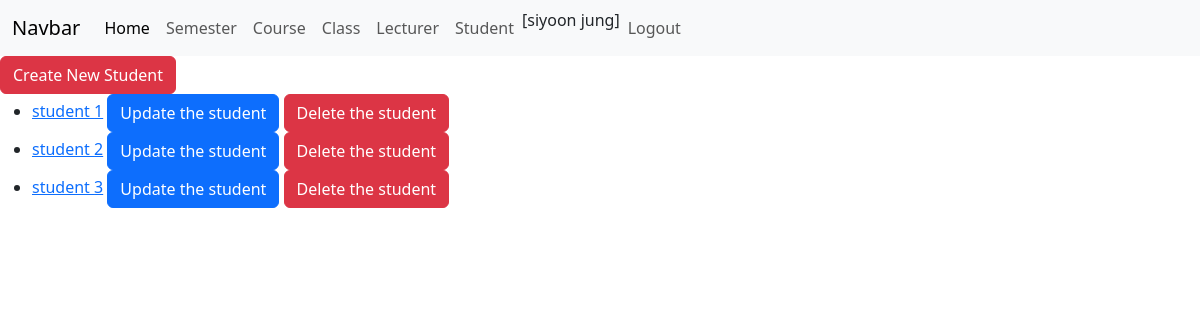
The app's page /students (signed in) with its own data.
### attendance/models.py (models this page shows, shortened)
class Student(models.Model):
    dob = models.DateField()
    studentInfo = models.OneToOneField(User, on_delete=models.CASCADE)

### attendance/views.py (the view)
# urls.py: path("students", list_students, name="students"),
def list_students(request):
    data = Student.objects.all()
    content = {'students': data}
    return render(request, "list_students.html", content)

### attendance/templates/list_students.html (shortened to what this page needs)
{%  extends "base.html" %}
{%  block content %}
    {% if user.is_authenticated and user.is_staff %}
    <a href="{% url 'register_user_student' %}" class="btn btn-danger">Create New Student</a>
    <ul>
    {% for student in students %}
        <li>
            <a href="{% url 'detail_student' id=student.id %}">{{ student.studentInfo.first_name }} {{ student.studentInfo.last_name }}</a>
            <a href="{% url 'update_student_view' id=student.id %}" class="btn btn-primary">Update the student</a>
            <a href="{% url 'delete_student_view' id=student.id %}" class="btn btn-danger">Delete the student</a>
        </li>
    {% endfor %}
    </ul>
    {% endif %}
{%  endblock %}

### attendance/templates/base.html (shortened to what this page needs)
<!DOCTYPE html>
<html lang="en">
<head>
<link href="https://cdn.jsdelivr.net/npm/bootstrap@5.3.1/dist/css/bootstrap.min.css" rel="stylesheet">
</head>
<body>
<nav class="navbar navbar-expand-lg bg-body-tertiary">
  <div class="container-fluid">
    <a class="navbar-brand" href="#">Navbar</a>
    <div class="collapse navbar-collapse" id="navbarSupportedContent">
      <ul class="navbar-nav me-auto mb-2 mb-lg-0">
        <li class="nav-item">
          <a class="nav-link active" aria-current="page" href="{% url 'home' %}">Home</a>
        </li>
      {% if user.is_authenticated and user.is_staff %}
        <li class="nav-item">
          <a class="nav-link" href="{% url 'semesters' %}">Semester</a>
        </li>
        <li class="nav-item">
          <a class="nav-link" href="{% url 'courses' %}">Course</a>
        </li>
        <li class="nav-item">
          <a class="nav-link" href="{% url 'classes' %}">Class</a>
        </li>
        <li class="nav-item">
          <a class="nav-link" href="{% url 'lecturers' %}">Lecturer</a>
        </li>
        <li class="nav-item">
          <a class="nav-link" href="{% url 'students' %}">Student</a>
        </li>
      {% endif %}
       <li class="nav-item">
           {% if user.is_authenticated %}
               <li class="nav-item">[{{ user.first_name }} {{ user.last_name }}]</li>
               <li class="nav-item"><a class="nav-link" aria-disabled="true" href="{% url 'logout' %}">Logout</a></li>
           {% endif %}
       </li>
      </ul>
    </div>
  </div>
</nav>
{% block content %}
{% endblock %}
</body>
</html>

### records on screen
Student: studentInfo.first_name "student", studentInfo.last_name "1"
Student: studentInfo.first_name "student", studentInfo.last_name "2"
Student: studentInfo.first_name "student", studentInfo.last_name "3"

### other values on screen
{{ user.first_name }} "siyoon"
{{ user.last_name }} "jung"
